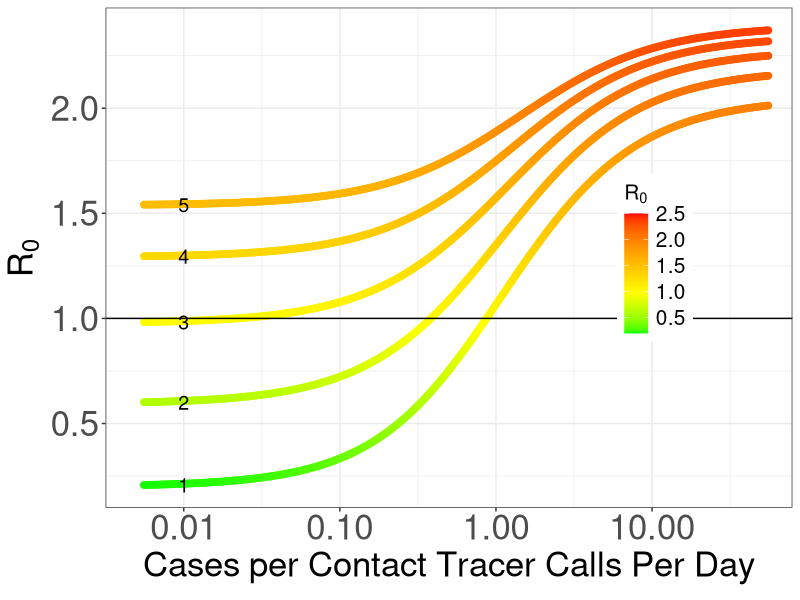
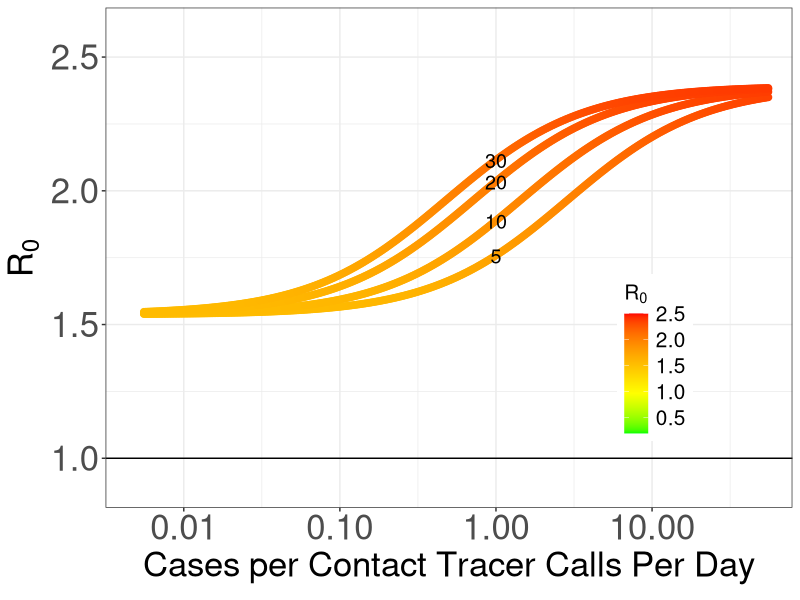
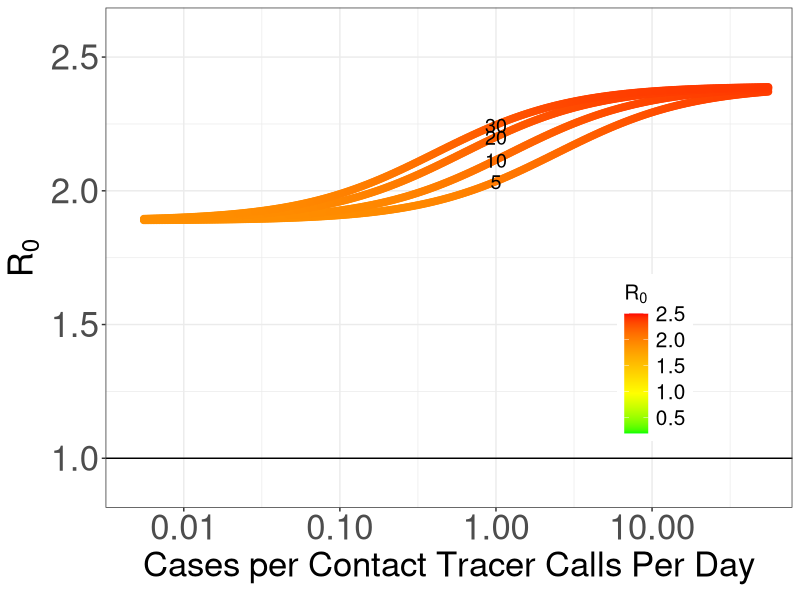
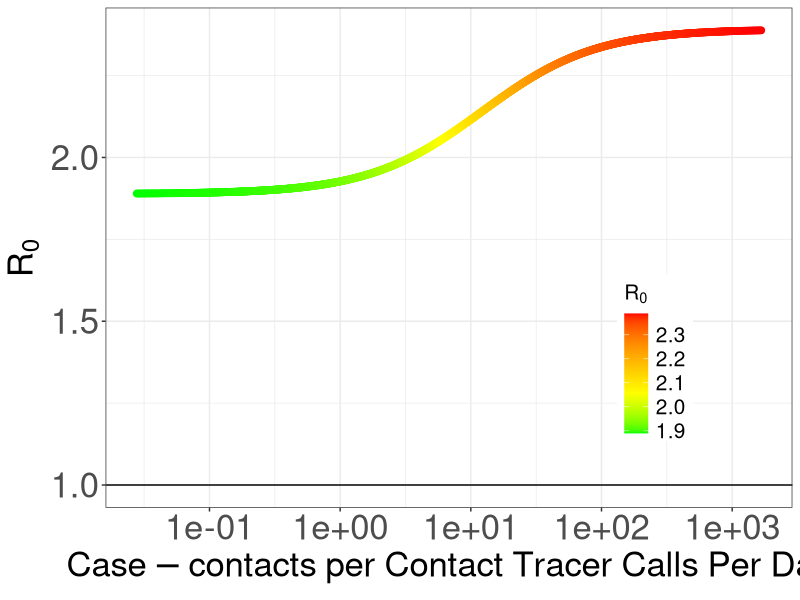
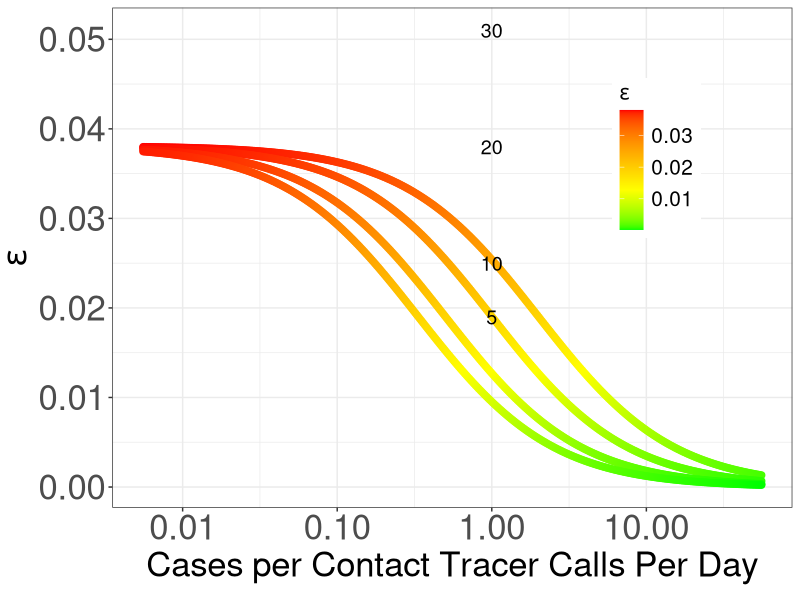
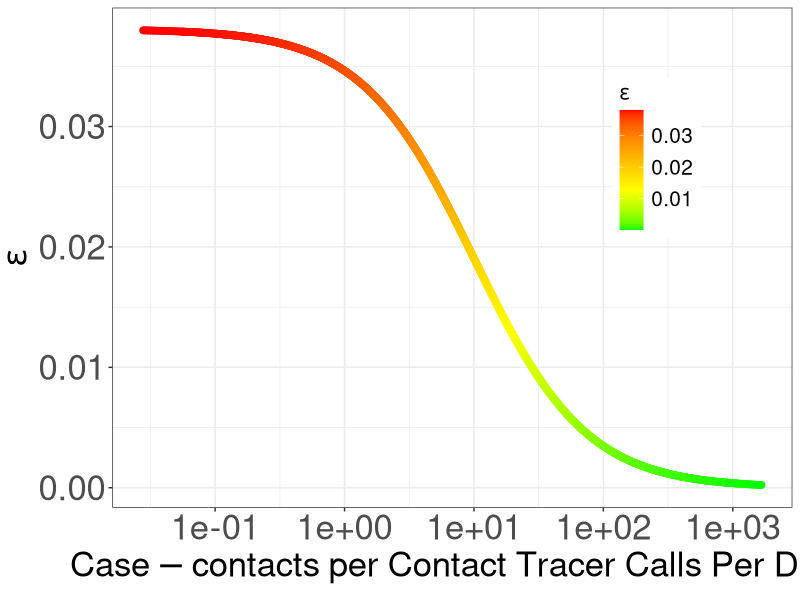
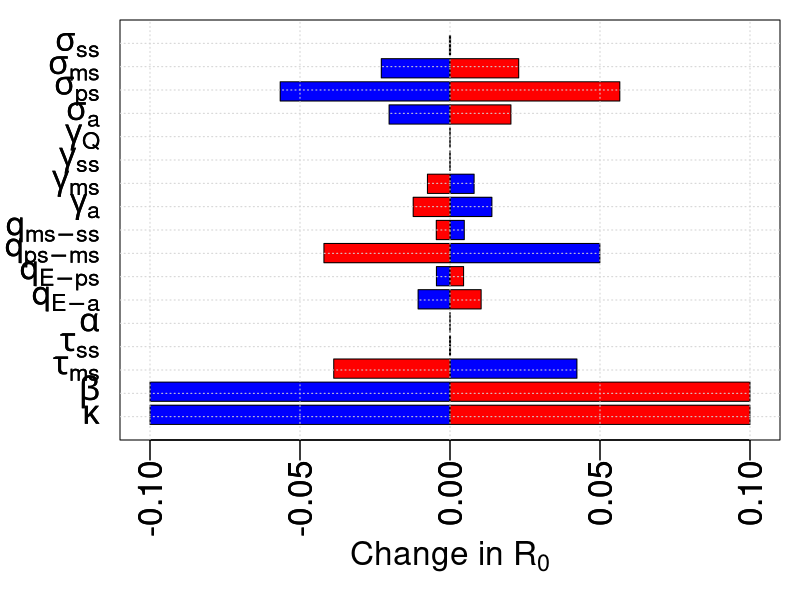

R code for these plots, in order:
lapply(c("ggplot2","ggthemes","deSolve","dplyr","gridExtra"),require,character.only=T) #load multiple packages

R0 = function(parsR01,cTrace) { #function for R0 expression
  with(parsR01,  ((kappa * beta) / (cTrace + qEA + qEPS)) *
         (((qEA * sigmaA) / (cTrace + gammaA)) + 
            ((qEPS * sigmaPS) / (cTrace + qPSMS)) +
            ((qEPS * qPSMS * sigmaMS) / ((cTrace + qPSMS) * (cTrace + msTest + qMSSS + gammaMS))) +
            ((qEPS * qPSMS * qMSSS * sigmaSS) /
               ((cTrace + qPSMS) * (cTrace + msTest + qMSSS + gammaMS) * 
                  (cTrace + ssTest + alpha + gammaSS))  )    )             )
}
cTraceF = function(FrCaseTr,Delay,Ninf,Ncont_p_inf,NCT,NCCPD,parsR0) { #function estimating cTrace parameter
  dTracing=Delay+0.5*Ninf*Ncont_p_inf/(NCT*NCCPD) #duration until traced
  return(FrCaseTr*parsR0$qEPS/(parsR0$qEPS+parsR0$qEA)*1/dTracing)}

#Parameters
f_asymp=0.20 #frac asymptomatic from Buitrago-Garcia
d_EPS=3.2; #Duration latent period for symptomatic cases He et al 2020 Nat Med in days
d_EA=1/( f_asymp*(1/d_EPS)/(1-f_asymp) ) #set duration asympt to give f_asymp fraction
d_PSMS=2.3 #duration infectious period before symptom onset for 5.5 d incubation He et al 2020 Nat Med
d_MSSS=8 #duration mild to severe symptoms diff breathing; Zhou et al 2020 Lancet; also Lewnard et al 2020 BMJ
#Infectiousness vs day from He et al 1c gamma distribution parameterized w/ mean, variance
shape=function(mu,sig) mu^2/sig^2;scale = function(mu,sig) sig^2/mu;mn=3.1;sig2=2.15
presympInf=pgamma(2.3,shape=shape(mn,sig2),scale=scale(mn,sig2))/2.3 #relative daily infectiousness pre-symptomatic
postsympInf=(pgamma(7.3,shape=shape(mn,sig2),scale=scale(mn,sig2))-pgamma(2.3,shape=shape(mn,sig2),scale=scale(mn,sig2)))/5 #relative daily infectiousness mildly-symptomatic
ssInf=(pgamma(13.3,shape=shape(mn,sig2),scale=scale(mn,sig2))-pgamma(7.3,shape=shape(mn,sig2),scale=scale(mn,sig2)))/6 #relative daily infectiousness severely-symptomatic

#Contact tracing efficiency w/ infections, contact tracers, contacts; only ratio important
Ninf=c(10^seq(0,4,by=.01)) # # of cases/infections traced
Ncont_p_inf=c(5,10,20,30) # contacts per infection - value before lockdowns 30
NCCPD=12 # # of contacts a contact tracer can contact per day to isolate; 1.5/hr
NCT=15 # # of contact tracers for population - CA target

#-----------Fig 1
dat2=data.frame(Delay=rep(1:5,each=length(Ninf)),Ncont_p_inf=10,Ninf=Ninf,
                cases_per_tracer_calls=c(Ninf/(NCT*NCCPD)))

d_msTest=rep(1:5,each=length(Ninf)) #Variable delays
parsR0_F1 = data.frame(kappa = 1,       #Social distancing factor: set to 1/2.6 to get R0=1
                       beta   = .37, # transmission rate - set to give R0 = ~2.4 
                       msTest  = 1/d_msTest ,   # Removal by testing of mildly symptomatic infected toggle w/ active surv
                       ssTest  = 1. ,   # Removal by testing of severely symptomatic infected
                       alpha  = 0.0066 ,   # IFR - Verity et al 2020 Lancet
                       qEA  = 1/d_EA ,   # Transition rate from exposed to asymptomatic infected
                       qEPS  = 1/d_EPS ,   # Transition rate from exposed to presymptomatic infected
                       qPSMS  = 1/d_PSMS ,   # Transition rate from presymptomatic to mild symptoms
                       qMSSS  = 1/d_MSSS,   # Transition rate from mildly to severely infected
                       gammaA  = 1/8 ,   # Recovery rate of asymptomatic infected - approx 8d infect period He et al
                       gammaMS  = 1/5,   # Recovery rate of mildly symptomatic infected 
                       gammaSS  = 1/10.7 ,   # Recovery rate of severely symptomatic infected - Lewnard et al 2020
                       gammaQ  = 0.14 ,   # Recovery rate of quarantined not important but 1/7d
                       sigmaA  = 1 ,   # Infectiousness of asymptomatic infected #unknown
                       sigmaPS  = presympInf/postsympInf ,   # Infectiousness of pre-symptomatic infected
                       sigmaMS  = 1 ,   # Infectiousness of mildly symptomatic infected
                       sigmaSS  = ssInf/postsympInf)     # Infectiousness of severely symptomatic infected

f_mstr=1 #fraction of mildly symptomatic cases traced
FrCaseTr=f_mstr*parsR0_F1$msTest/(parsR0_F1$msTest+parsR0_F1$qMSSS+parsR0_F1$gammaMS)/(1-f_asymp) #fraction of symptomatic cases traced (numerator is frac of total cases)
dat2$R0v=R0(parsR0_F1,cTraceF(FrCaseTr,Delay=dat2$Delay,dat2$Ninf,dat2$Ncont_p_inf,NCT,NCCPD,parsR0_F1))

p1=ggplot(dat2, aes(y=R0v, x=cases_per_tracer_calls,col=R0v)) + 
  theme_bw()+geom_point(size=2)+scale_x_continuous(trans='log10')+
  coord_cartesian(xlim=c(.005, 50))+
  scale_color_gradientn(colours=c("green","yellow","orange","red"),limits=c(0.2,2.5))+
  theme(axis.title=element_text(size=25),legend.position = c(.8, .50),
        axis.text=element_text(size=25),legend.text=element_text(size=15),
        legend.title=element_text(size=15))+labs(colour = expression(R[0]))+
  geom_hline(yintercept=1)+
  xlab(expression(Cases~per~Contact~Tracer~Calls~Per~Day))+
  ylab(expression(R[0]))+
  annotate(geom="text",x=0.01, y=aggregate(R0v~Delay,data=dat2,FUN=min)$R0v,
           label=unique(dat2$Delay),size=5);p1

#Fig 2
d_msTest=5 #delay from symptom onset to test/trace ~5d from recent data in CA
parsR0 = data.frame(kappa = 1,       #Social distancing factor
         beta   = .37, # transmission rate - set to give R0 = ~2.4
         msTest  = 1/d_msTest ,   # Removal rate by testing of mildly symptomatic infected
         ssTest  = 1. ,   # Removal by testing of severely symptomatic infected
         alpha  = 0.0066 * (1/5 + 1/10.7 + 1/d_EA)/(1-0.0066), # set to give IFR=0.66% - Verity et al 2020 Lancet
         qEA  = 1/d_EA ,   # Transition rate from exposed to asymptomatic infected
         qEPS  = 1/d_EPS ,   # Transition rate from exposed to presymptomatic infected
         qPSMS  = 1/d_PSMS ,   # Transition rate from presymptomatic to mild symptoms
         qMSSS  = 1/d_MSSS,   # Transition rate from mildly to severely infected
         gammaA  = 1/8 ,   # Recovery rate of asymptomatic infected - approx 8d infect period He et al
         gammaMS  = 1/5,   # Recovery rate of mildly symptomatic infected 
         gammaSS  = 1/10.7 ,   # Recovery rate of severely symptomatic infected - Lewnard et al 2020
         gammaQ  = 1/14 ,   # Recovery rate of quarantined not important but 1/7d
         sigmaA  = 1 ,   # Infectiousness of asymptomatic infected #unknown
         sigmaPS  = presympInf/postsympInf ,   # Infectiousness of pre-symptomatic infected
         sigmaMS  = 1 ,   # Infectiousness of mildly symptomatic infected
         sigmaSS  = ssInf/postsympInf)     # Infectiousness of severely symptomatic infected

R0(parsR0,cTrace=0) #R0 w/ no tracing

f_mstr=1 #fraction of mildly symptomatic cases traced
FrCaseTr=f_mstr*(parsR0$msTest/(parsR0$msTest+parsR0$qMSSS+parsR0$gammaMS))/(1-f_asymp) #fraction of symptomatic cases traced (numerator is frac of total cases)

dat=data.frame(Delay=d_msTest,Ncont_p_inf=rep(Ncont_p_inf,each=length(Ninf)),Ninf=Ninf,
               cases_per_tracer_calls=c(Ninf/(NCT*NCCPD)),contacts_per_tracer_calls_per_day=c(Ninf*rep(Ncont_p_inf,each=length(Ninf))/(NCT*NCCPD)))
dat$CTR_eps=cTraceF(FrCaseTr,Delay=dat$Delay,dat$Ninf,dat$Ncont_p_inf,NCT,NCCPD,parsR0) #contact tracing removal rate
dat$R0v=R0(parsR0,cTraceF(FrCaseTr,Delay=dat$Delay,dat$Ninf,dat$Ncont_p_inf,NCT,NCCPD,parsR0)) #R0 values
ylh=R0(parsR0,cTraceF(FrCaseTr,Delay=dat$Delay[1],10^2.25,Ncont_p_inf,NCT,NCCPD,parsR0)) #heights for labels of # contacts/case

p2=ggplot(dat, aes(y=R0v, x=cases_per_tracer_calls,col=R0v)) + 
  theme_bw()+geom_point(size=2)+scale_x_continuous(trans='log10')+
  coord_cartesian(xlim=c(.005, 50), ylim = c(0.9,2.6))+
  scale_color_gradientn(colours=c("green","yellow","orange","red"),limits=c(0.2,2.5))+
  theme(axis.title=element_text(size=25),legend.position = c(.8, .30),
        axis.text=element_text(size=25),legend.text=element_text(size=15),
        legend.title=element_text(size=15))+labs(colour = expression(R[0]))+
  geom_hline(yintercept=1) +
  xlab(expression(Cases~per~Contact~Tracer~Calls~Per~Day))+
  ylab(expression(R[0]))+
  annotate(geom="text",x=1., y=ylh,#c(1.5, 1.7, 1.93, 2.08),
           label=Ncont_p_inf,size=5);p2

#Fig 3
f_mstr=0.5 #fraction of mildly symptomatic cases traced
FrCaseTr=f_mstr*(parsR0$msTest/(parsR0$msTest+parsR0$qMSSS+parsR0$gammaMS))/(1-f_asymp) #fraction of symptomatic cases traced (numerator is frac of total cases)

dat=data.frame(Delay=d_msTest,Ncont_p_inf=rep(Ncont_p_inf,each=length(Ninf)),Ninf=Ninf,
               cases_per_tracer_calls=c(Ninf/(NCT*NCCPD)),contacts_per_tracer_calls_per_day=c(Ninf*rep(Ncont_p_inf,each=length(Ninf))/(NCT*NCCPD)))
dat$CTR_eps=cTraceF(FrCaseTr,Delay=dat$Delay,dat$Ninf,dat$Ncont_p_inf,NCT,NCCPD,parsR0) #contact tracing removal rate
dat$R0v=R0(parsR0,cTraceF(FrCaseTr,Delay=dat$Delay,dat$Ninf,dat$Ncont_p_inf,NCT,NCCPD,parsR0)) #R0 values
ylh=R0(parsR0,cTraceF(FrCaseTr,Delay=dat$Delay[1],10^2.25,Ncont_p_inf,NCT,NCCPD,parsR0)) #heights for labels of # contacts/case

p3=ggplot(dat, aes(y=R0v, x=cases_per_tracer_calls,col=R0v)) + 
  theme_bw()+geom_point(size=2)+scale_x_continuous(trans='log10')+
  coord_cartesian(xlim=c(.005, 50), ylim = c(0.9,2.6))+
  scale_color_gradientn(colours=c("green","yellow","orange","red"),limits=c(0.2,2.5))+
  theme(axis.title=element_text(size=25),legend.position = c(.8, .30),
        axis.text=element_text(size=25),legend.text=element_text(size=15),
        legend.title=element_text(size=15))+labs(colour = expression(R[0]))+
  geom_hline(yintercept=1) +
  xlab(expression(Cases~per~Contact~Tracer~Calls~Per~Day))+
  ylab(expression(R[0]))+
  annotate(geom="text",x=1., y=ylh,#c(1.5, 1.7, 1.93, 2.08),
           label=Ncont_p_inf,size=5);p3

#grid.arrange(p1,p2, p3, nrow = 2,as.table=F)
#--------------
#Not in paper: Plot w/ contacts per tracer calls as X-axis - all data on one line/curve
ggplot(dat, aes(y=R0v, x=contacts_per_tracer_calls_per_day,col=R0v)) + 
  theme_bw()+geom_point(size=2)+scale_x_continuous(trans='log10')+
  scale_color_gradientn(colours=c("green","yellow","orange","red"))+
  theme(axis.title=element_text(size=25),legend.position = c(.8, .30),
        axis.text=element_text(size=25),legend.text=element_text(size=15),
        legend.title=element_text(size=15))+labs(colour = expression(R[0]))+
  geom_hline(yintercept=1) +
  xlab(expression(Case-contacts~per~Contact~Tracer~Calls~Per~Day))+
  ylab(expression(R[0]))

#Not in paper: Plot epsilon (contact tracing removal rate) vs cases/CT calls/day
ggplot(dat, aes(y=CTR_eps, x=cases_per_tracer_calls,col=CTR_eps)) + 
  theme_bw()+geom_point(size=2)+scale_x_continuous(trans='log10')+
  scale_color_gradientn(colours=c("green","yellow","orange","red"))+
  theme(axis.title=element_text(size=25),legend.position = c(.8, .70),
        axis.text=element_text(size=25),legend.text=element_text(size=15),
        legend.title=element_text(size=15))+labs(colour = expression(epsilon))+
  xlab(expression(Cases~per~Contact~Tracer~Calls~Per~Day))+
  ylab(expression(epsilon))+
  annotate(geom="text",x=1, y=c(.019, .025, .038, .051),
           label=Ncont_p_inf,size=5)# # contacts per case

#Not in paper: Plot epsilon (contact tracing removal rate)w/ contacts per tracer calls as X-axis - all data on one line/curve
ggplot(dat, aes(y=CTR_eps, x=contacts_per_tracer_calls_per_day,col=CTR_eps)) + 
  theme_bw()+geom_point(size=2)+scale_x_continuous(trans='log10')+
  scale_color_gradientn(colours=c("green","yellow","orange","red"))+
  theme(axis.title=element_text(size=25),legend.position = c(.8, .70),
        axis.text=element_text(size=25),legend.text=element_text(size=15),
        legend.title=element_text(size=15))+labs(colour = expression(epsilon))+
  xlab(expression(Case-contacts~per~Contact~Tracer~Calls~Per~Day))+
  ylab(expression(epsilon))

#-----------------------Sensitivity analysis Fig S2
Ninf= 18# # of cases/infections traced
Ncont_p_inf=10 # contacts per infection - value before lockdowns 30
NCCPD=12 # # of contacts a contact tracer can contact per day to isolate; 1.5/hr
NCT=15 # # of contact tracers for population - CA target
f_mstr=1
FrCaseTr=f_mstr*(parsR0$msTest/(parsR0$msTest+parsR0$qMSSS+parsR0$gammaMS))/(1-f_asymp) #fraction of symptomatic cases traced (numerator is frac of total cases)

Rt_sens=data.frame(matrix(NA,nrow=length(parsR0),ncol=2));colnames(Rt_sens)=c("dec","inc");rownames(Rt_sens)=names(parsR0)
for (k in 1:length(parsR0)) {
  parsR0_sens=parsR0
  for (l in 1:2) {
    parsR0_sens[k]=parsR0[k]*(.7+0.2*l)
      Rt_sens[k,l]=R0(parsR0_sens,
      cTrace=cTraceF(FrCaseTr,Delay=1/parsR0_sens$msTest,Ninf=Ninf,Ncont_p_inf,NCT,NCCPD,parsR0_sens)) 
  }
}

parlabs=c(expression(kappa),
          expression(beta),
          expression(tau[ms]),
          expression(tau[ss]),
          expression(alpha),
          expression(q[E-a]),
          expression(q[E-ps]),
          expression(q[ps-ms]),
          expression(q[ms-ss]),
          expression(gamma[a]),
          expression(gamma[ms]),
          expression(gamma[ss]),
          expression(gamma[Q]),
          expression(sigma[a]),
          expression(sigma[ps]),
          expression(sigma[ms]),
          expression(sigma[ss]) )

Rt_sens=Rt_sens/R0(parsR0,cTrace=cTraceF(FrCaseTr,Delay=1/parsR0$msTest,Ninf=Ninf,Ncont_p_inf,NCT,NCCPD,parsR0))-1
par(mar=c(4, 3, .5, 0.5),mgp=c(2.5,.5,0),cex=2)
barplot(Rt_sens[,1],horiz=T,names.arg=parlabs,las=2,col="blue",xlim=c(-.11,.11),#xlab="Change in R0")
        xlab=expression(Change~"in"~R[0]))
barplot(Rt_sens[,2],horiz=T,names.arg=parlabs,las=2,col="red",add=T)
box();grid(ny=nrow(Rt_sens)+1)

